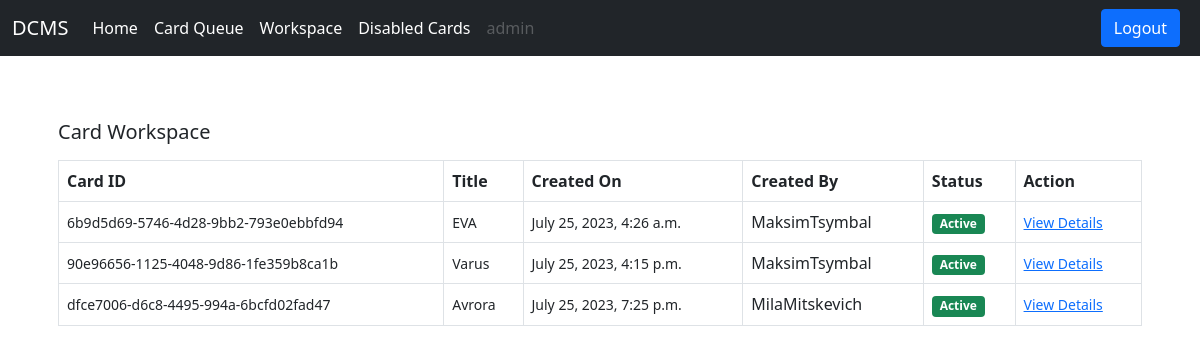
/card/workspace/ (signed in), run on an earlier commit of the app's database.
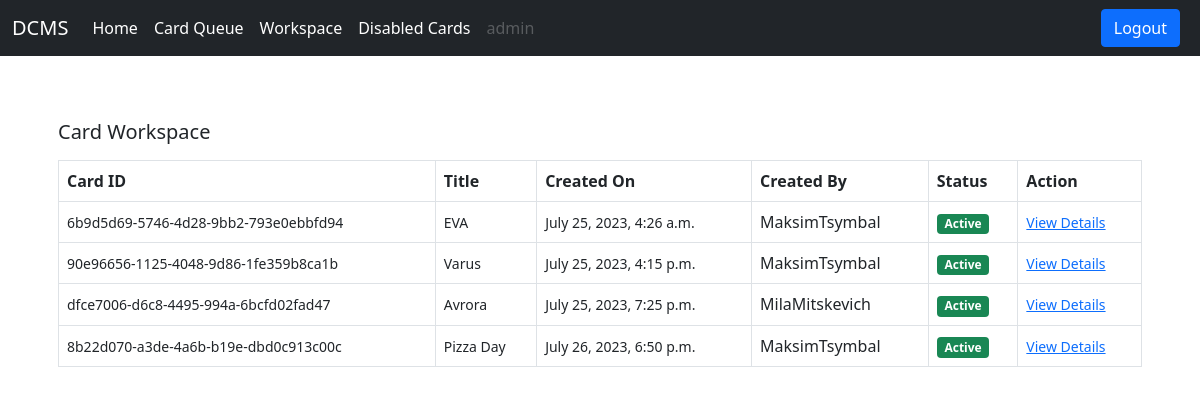
And on a later commit of the database.
### card/models.py (models this page shows)
class Card(models.Model):
    status_choices = (
        ('Active', 'Active'),
        ('Disable', 'Disable'),
        ('Pending', 'Pending')
    )
    card_number = models.UUIDField(default=uuid.uuid4)
    title = models.CharField(max_length=100)
    description = models.TextField()
    created_by = models.ForeignKey(User, models.CASCADE, related_name='created_by')
    date_created = models.DateTimeField(auto_now_add=True)
    assigned_to = models.ForeignKey(User, models.DO_NOTHING, null=True, blank=True)
    is_resolved = models.BooleanField(default=False)
    accepted_date = models.DateTimeField(null=True, blank=True)
    closed_date = models.DateTimeField(null=True, blank=True)
    card_status = models.CharField(max_length=15, choices=status_choices)

### users/models.py (models this page shows)
class User(AbstractUser):
    is_customer = models.BooleanField(default=False)
    is_engineer = models.BooleanField(default=False)
    def __str__(self):
        return self.username

### card/views.py (the view)
# urls.py: path('workspace/', views.workspace, name='workspace'),
def workspace(request):
    cards = Card.objects.filter(assigned_to=request.user, is_resolved=False)
    context = {'cards':cards}
    return render(request, 'card/workspace.html', context)

### templates/card/workspace.html
{% extends 'base.html'%}
{% block content %}
    <div class="card-body">
        <h5 class="card-title mb-3">
            Card Workspace
        </h5>
        <table class="table table-bordered">
            <thead>
                <tr>
                    <th scope="col">Card ID</th>
                    <th scope="col">Title</th>
                    <th scope="col">Created On</th>
                    <th scope="col">Created By</th>
                    <th scope="col">Status</th>
                    <th scope="col">Action</th>
                </tr>
            </thead>
            <tbody>
                {% for card in cards %}
                <tr>
                    <td><small>{{ card.card_number }}</small></td>
                    <td><small>{{ card.title }}</small></td>
                    <td><small>{{ card.date_created }}</small></td>
                    <td>{{ card.created_by }}</td>
                    {% if card.card_status == 'Active'%}
                    <td><span class="badge bg-success">Active</span></td>
                    {% elif card.card_status == 'Pending' %}
                    <td><span class="badge bg-warning">Pending</span></td>
                    {% elif card.card_status == 'Disabled' %}
                    <td><span class="badge bg-danger">Disabled</span></td>
                    {% endif %}
                    <td><small><a href="{% url 'card_details' card.pk %}">View Details</a> </small></td>
                </tr>
                {% endfor %}
            </tbody>
        </table>
    </div>
{% endblock content %}

What changed in the data, as far as the page shows it:
added Card: card_number "8b22d070-a3de-4a6b-b19e-dbd0c913c00c", title "Pizza Day", date_created "July 26, 2023, 6:50 p.m.", created_by "MaksimTsymbal", card_status "Active"
